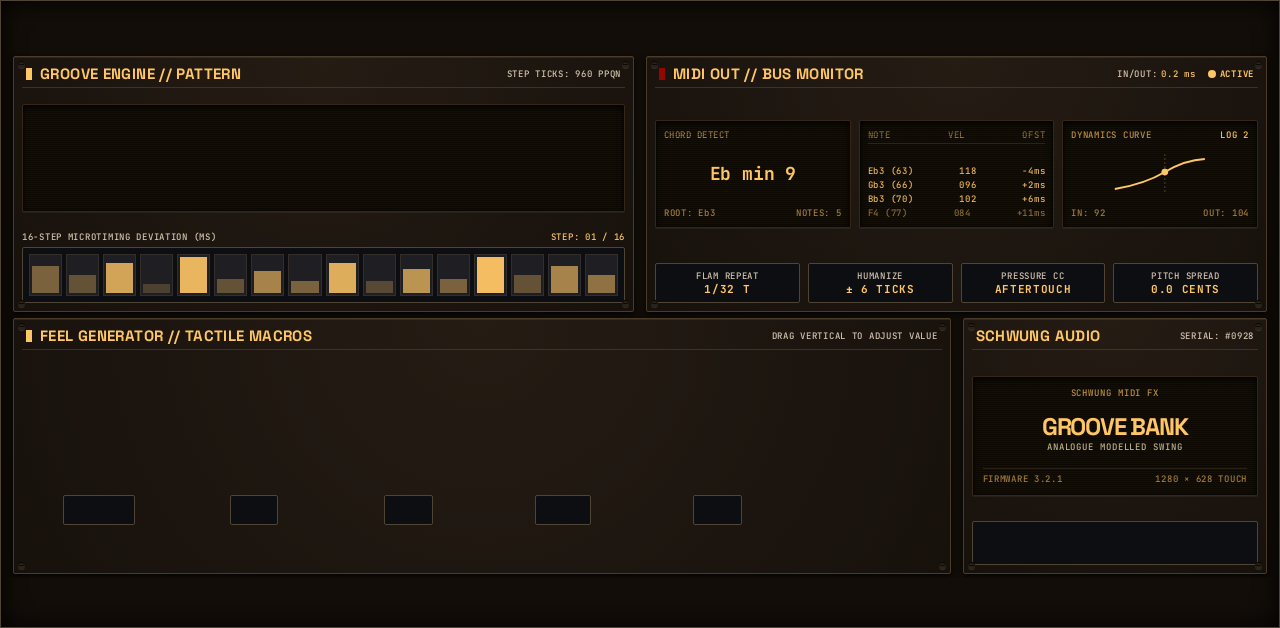
#> input picture images/stitch/bg_0.png, 1280 x 628 px, found by its file name
$ python fx_bg_edit.py images/stitch/bg_0.png
#> lines starting #> are read from the running program, lines starting #| are printed output that depends on the picture
#!/usr/bin/env python3
"""Groove Bank FX: clear the parts of the Stitch background that the FX layout puts live controls on.
    python3 design/fx_bg_edit.py images/stitch/bg_0.png
- top-left display: the 'SLOT // PRESET BANK' caption and the 'SOURCE / CLOCK / QUANTIZE' footer go (scanlines are
  copied from an empty band, period 2 px), so GENRE and GROOVE fit as two steppers;
- right panel: the 'SYNC MULTIPLIER' box is emptied for the MIDI IN CH stepper.
Run once on the original artwork (it is idempotent: running it again changes nothing)."""
import sys
from PIL import Image

path = sys.argv[1]
im = Image.open(path).convert("RGB")
#> im is the input picture: PIL image 1280x628 RGB; mean R, G, B 28.7, 21.9, 14.5
band = im.crop((26, 140, 622, 160))          # 20 empty display rows
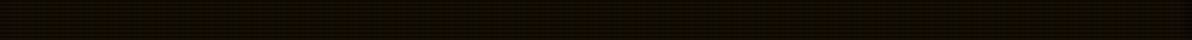
#> band: PIL image 596x20 RGB (shown 2 times larger); mean R, G, B 17.3, 11.6, 2.9
for y0 in (112, 132, 184):                     # even offsets keep the scanline phase
    im.paste(band, (26, y0))
im.paste((13, 14, 17), (976, 524, 1255, 563))  # SYNC MULTIPLIER box interior
im.save(path)

# v2 (chord source): the right-top panel's mock monitor (CHORD DETECT, NOTE/VEL, DYNAMICS, four small boxes) goes; each
# row is refilled from an empty strip just inside the panel's left edge (period 2 px), keeping the panel's gradient.
im = Image.open(path).convert("RGB")
for y in range(96, 307):
    a, b = im.getpixel((648, y)), im.getpixel((649, y))
    for x in range(648, 1261):
        im.putpixel((x, y), a if (x - 648) % 2 == 0 else b)
#> this loop made 211 passes
#> (a, b) on passes 1, 3, 4: ((26, 19, 13), (26, 20, 14)), ((26, 19, 13), (27, 20, 14)), ((26, 20, 14), (26, 19, 14))
im.save(path)

# v3 (live step display): the mock data goes (STEP TICKS, IN/OUT ACTIVE, SERIAL, FIRMWARE line, STEP: 01 / 16 -- the
# last becomes a live readout); the bar's caption becomes "16-STEP PATTERN", built from the caption's own monospace
# glyphs (pitch 5.72 px from x 22.5); the 16 cells get live filmstrips (layout.conf meters), not drawn here.
im = Image.open(path).convert("RGB")


def clear_rows(x0, y0, x1, y1, lx=None, rx=None):
    """refill x0..x1 x y0..y1 row by row, blending from the two pixels left of the box to the two right of it (keeps
    the 2 px pattern and both gradients, so no edge shows)"""
    for y in range(y0, y1 + 1):
        lx_ = x0 - 2 if lx is None else lx   # sample columns: next to the box, or given (text right beside it)
        rx_ = x1 + 1 if rx is None else rx
        la, lb = im.getpixel((lx_, y)), im.getpixel((lx_ + 1, y))
        ra, rb = im.getpixel((rx_, y)), im.getpixel((rx_ + 1, y))
        if abs(sum(ra) - sum(la)) > 24 or abs(sum(rb) - sum(lb)) > 24:   # a panel screw or border there: no blend
            ra, rb = la, lb
        for x in range(x0, x1 + 1):
            t = (x - x0 + 1) / (x1 - x0 + 2)
            l, r = (la, ra) if (x - x0) % 2 == 0 else (lb, rb)
            im.putpixel((x, y), tuple(int(round(l[i] + (r[i] - l[i]) * t)) for i in range(3)))


P, X0, Y0, Y1 = 5.72, 22.5, 229, 244
cells = {k: im.crop((int(round(X0 + P * k)), Y0, int(round(X0 + P * (k + 1))), Y1)) for k in (4, 5, 6, 11, 17, 24)}
#> cells = 6 items
clear_rows(int(X0 + P * 7), Y0, 222, Y1, lx=300, rx=300)                   # " MICROTIMING DEVIATION (MS)"
#> the loop in clear_rows, `for y in range(y0, y1 + 1):` made 16 passes
for i, k in enumerate((6, 24, 4, 4, 5, 11, 17)):                 # P A T T E R N after "16-STEP "
    im.paste(cells[k], (int(round(X0 + P * (8 + i))), Y0))
clear_rows(548, 230, 625, 243)                              # STEP: 01 / 16
#> the loop in clear_rows (call 2), `for y in range(y0, y1 + 1):` made 14 passes
#> (la, lb) on passes 1, 2, 3, 5, 6, 7, 9, 11, 13: ((27, 20, 14), (28, 21, 15)), ((27, 20, 15), (27, 20, 14)), ((27, 20, 14), (27, 21, 15)), ((27, 20, 14), (27, 21, 15)), ((27, 20, 15), (27, 20, 14)), ((27, 20, 14), (27, 20, 15)), ((27, 20, 14), (27, 21, 15)), ((26, 20, 14), (27, 20, 15)), ((27, 20, 14), (27, 20, 15))
#> lb on passes 4, 10, 14: (27, 20, 14), (27, 20, 14), (27, 20, 14)
clear_rows(500, 69, 620, 80)                                # STEP TICKS: 960 PPQN
clear_rows(1110, 68, 1253, 79)                             # IN/OUT: 0.2 ms  ACTIVE
clear_rows(1172, 331, 1253, 340)                           # SERIAL: #0928
for y in range(472, 485):                                        # FIRMWARE 3.2.1 / 1280 x 628 TOUCH (scanlines)
    c = im.getpixel((980, y))
    for x in range(980, 1250):
        im.putpixel((x, y), c)
#> this loop made 13 passes
#> c on passes 1 to 12: (11, 9, 1), (19, 15, 1), (11, 9, 1), (19, 15, 1), (11, 9, 1), (19, 15, 1), (11, 9, 1), (19, 15, 1), (11, 9, 1), (19, 15, 1), (11, 9, 1), (19, 15, 1)
im.save(path)
